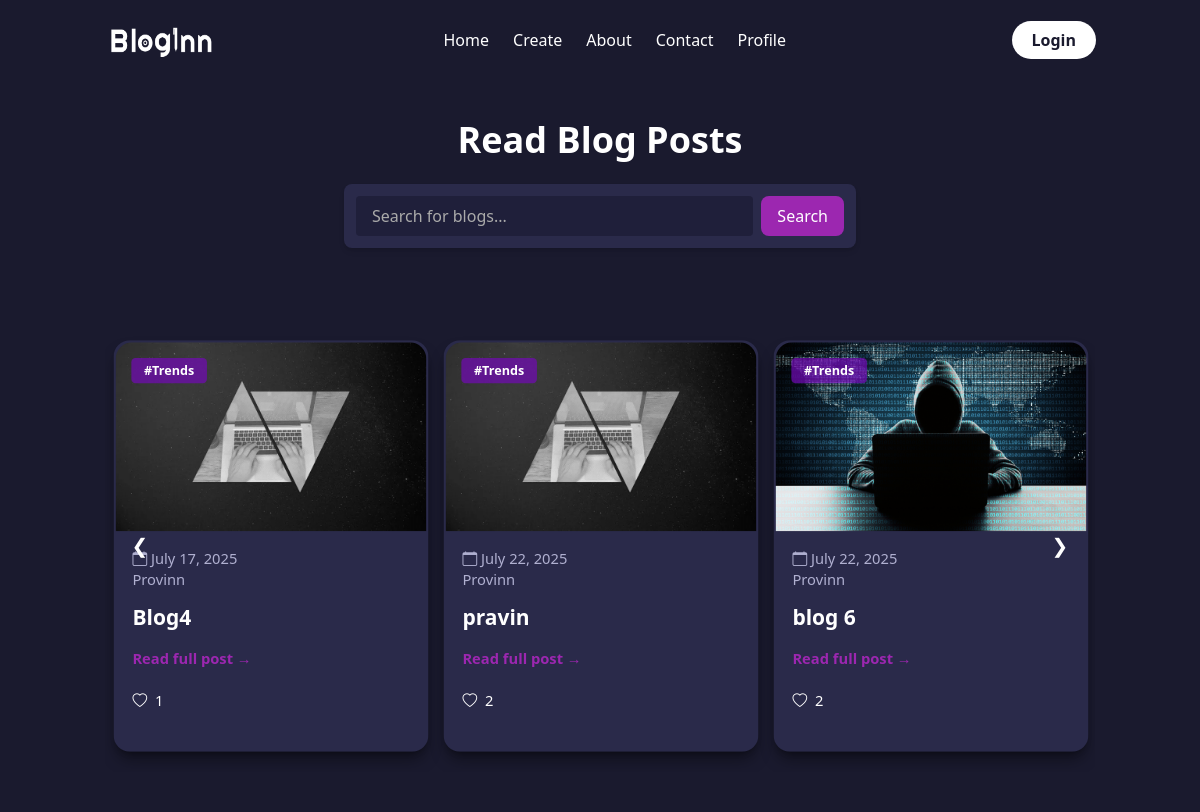
The app's page /, older data.
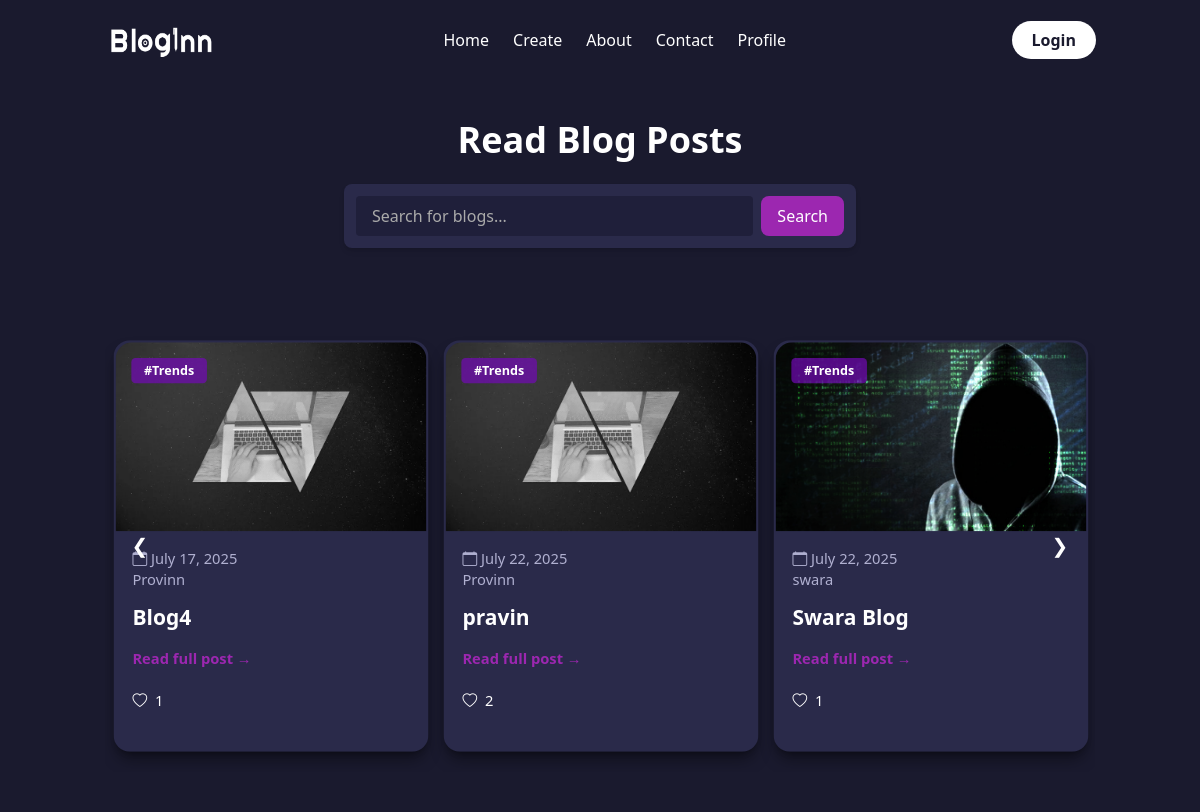
The same page, newer data.
### blog/models.py (models this page shows, shortened)
class Post(models.Model):
    title=models.CharField(max_length=100)
    content=models.TextField()
    date_posted=models.DateTimeField(default=timezone.now)
    author=models.ForeignKey(User,on_delete=models.CASCADE)
    image=models.ImageField(default="background.jpg",upload_to='blog')
    liked_users = models.ManyToManyField(User, through='Like', related_name='liked_posts')

### blog/views.py (the view)
# urls.py: path("", PostListView.as_view(),name="blog-home"),
class PostListView(ListView):
    model=Post
    template_name="blog/home.html"
    context_object_name = 'posts'
    ordering=['-date_posted']
    def get_queryset(self):
        return Post.objects.annotate(
            total_likes=Count('like', filter=Q(like__liked=True))
        )
    def get_context_data(self, **kwargs):
        context = super().get_context_data(**kwargs)
        if self.request.user.is_authenticated:
            liked_posts = Like.objects.filter(user=self.request.user, liked=True).values_list('post_id', flat=True)
        else:
            liked_posts = []
        context['liked_posts'] = liked_posts
        return context

### blog/templates/blog/home.html (shortened to what this page needs)
{% extends "blog/base.html" %}
{% block content %}
<div class="container mx-auto text-center py-6">
    <h2 class="font-bold text-white text-3xl md:text-4xl">Read Blog Posts</h2>
</div>
<div class="flex justify-center mb-8">
    <form method="get" action="{% url 'search' %}" class="flex items-center gap-2 bg-[#2a2a4a] p-3 rounded-lg shadow-md w-full max-w-lg">
        <input
            type="text"
            name="q"
            value="{{ request.GET.q }}"
            placeholder="Search for blogs..."
            class="w-full px-4 py-2 rounded bg-[#1f1f3a] text-white placeholder-[#aaa] focus:outline-none focus:ring-2 focus:ring-[#9c27b0]"
        >
        <button type="submit" class="px-4 py-2 bg-[#9c27b0] hover:bg-[#7b1fa2] text-white rounded-lg transition-all duration-300">
            Search
        </button>
    </form>
</div>
<div class="relative overflow-hidden py-10 bg-[#1a1a2e]">
    <button class="carousel-button absolute top-1/2 -translate-y-1/2 bg-transparent border-none text-white rounded-full w-10 h-10 text-xl cursor-pointer z-10 flex items-center justify-center transition-all duration-300 hover:bg-[#6a0dad] hover:text-white left-2 md:left-4" onclick="moveSlide(-1)">&#10094;</button>
    <div class="overflow-hidden w-[990px] mx-auto px-4">
        <div class="carousel-track flex transition-transform duration-500 ease-in-out gap-[30px] pt-[30px] pb-[30px]" id="carousel">
            {% for post in posts %}
            <div class="blog-card flex-shrink-0 bg-[#2a2a4a] rounded-2xl shadow-lg shadow-black/40 w-[300px] transition-all duration-300 pb-5 text-[#e0e0e0] no-underline relative border-2 border-transparent hover:-translate-y-2 hover:shadow-xl hover:shadow-[#9c27b0]/70 hover:border-[#9c27b0]/70">
                <img src="{{ post.image.url }}" alt="Blog Thumbnail" class="w-full h-[180px] object-cover rounded-t-2xl">
                {% if post.tag %}
                    <div class="absolute top-[15px] left-[15px] bg-[rgba(114,9,183,0.7)] text-white px-3 py-1 rounded text-xs font-bold capitalize z-10">#{{ post.tag }}</div>
                {% else %}
                    <div class="absolute top-[15px] left-[15px] bg-[rgba(114,9,183,0.7)] text-white px-3 py-1 rounded text-xs font-bold capitalize z-10">#trends</div>
                {% endif %}
                <div class="p-4">
                    <p class="text-sm text-[#b0b0d0] mb-2">
                        <i class="bi bi-calendar"></i> {{ post.date_posted|date:"F d, Y" }}<br>
                        <a href="{% url 'user-posts' post.author.username %}" class="hover:underline">{{ post.author }}</a>
                    </p>
                    <h5 class="text-white font-bold my-3 text-xl">
                        <a href="{% url 'post-detail' post.id %}" class="hover:underline">{{ post.title }}</a>
                    </h5>
                    <a href="{% url 'post-detail' post.id %}" class="text-[#9c27b0] font-bold text-sm hover:underline">Read full post →</a>
                    <div class="mt-4 flex justify-between items-center">
                        <form action="{% url 'like_post' post.id %}" method="POST">
                            <button type="submit" class="text-white text-sm hover:text-red-400">
                                {% if post.id in liked_posts %}
                                    <i class="bi bi-heart-fill text-red-500"></i>
                                {% else %}
                                    <i class="bi bi-heart"></i>
                                {% endif %}
                                <span class="ml-1">{{ post.total_likes }}</span>
                            </button>
                        </form>
                    </div>
                </div>
            </div>
            {% endfor %}
        </div>
    </div>
    <button class="carousel-button absolute top-1/2 -translate-y-1/2 bg-transparent border-none text-white rounded-full w-10 h-10 text-xl cursor-pointer z-10 flex items-center justify-center transition-all duration-300 hover:bg-[#6a0dad] hover:text-white right-2 md:right-4" onclick="moveSlide(1)">&#10095;</button>
</div>
{% endblock %}

Row changes from the older to the newer data that the page shows:
removed Post: image (picture), date_posted "July 22, 2025", author "Provinn", title "blog 6", total_likes "2"
now on this page (row unchanged): Post: image (picture), date_posted "July 22, 2025", author "swara", title "Swara Blog", total_likes "1"
